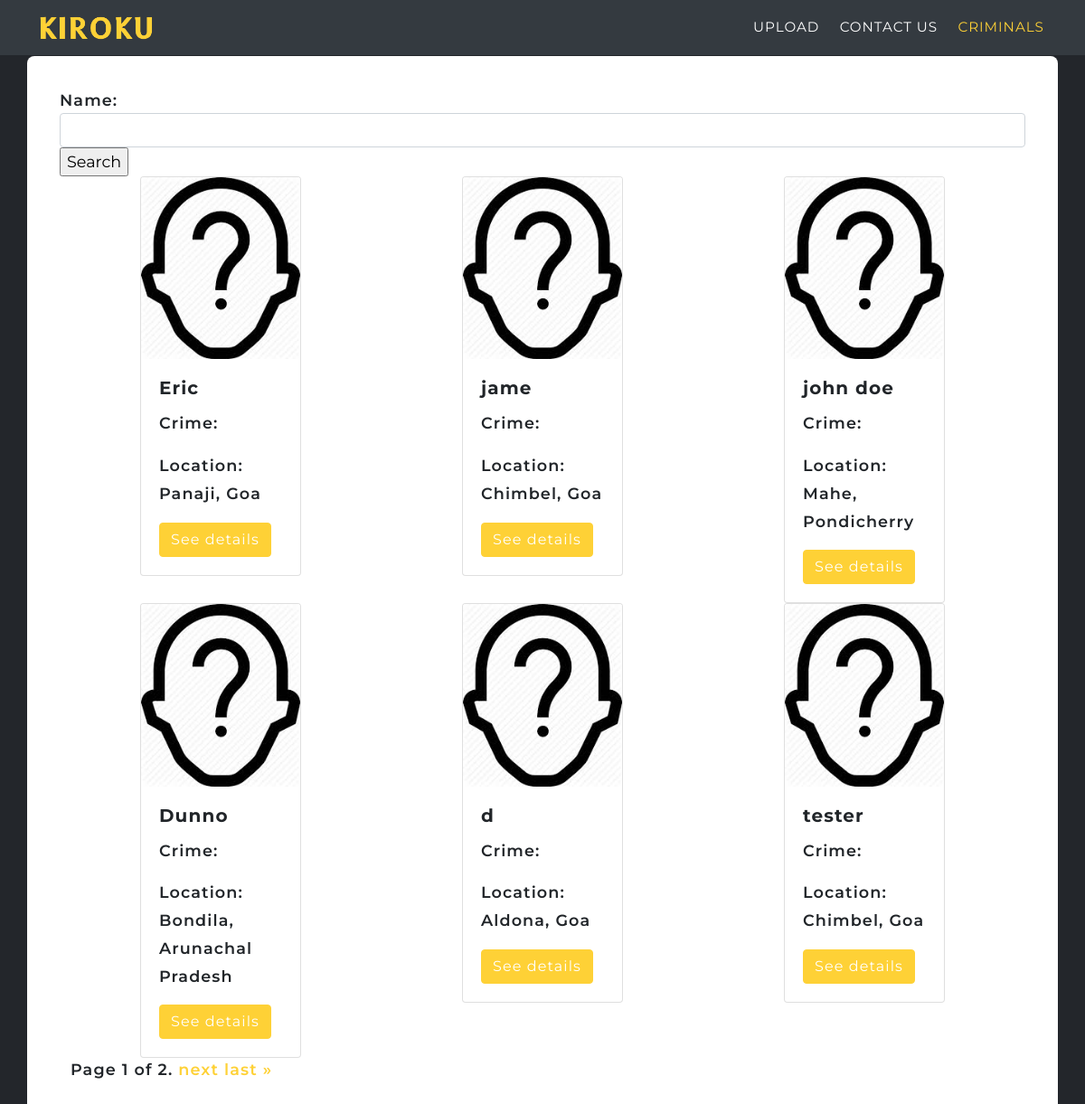
Screenshot of /criminals/ with the database file from the repository.
### criminals/models.py (models this page shows, shortened)
class Criminal(models.Model):
    criminal_id = models.AutoField(primary_key=True)
    name = models.CharField(max_length=30)
    age = models.IntegerField()
    physical_description = models.TextField(blank=True)
    date = models.DateField()
    state = models.ForeignKey('upload.States', on_delete=models.CASCADE, default=11)
    city = ChainedForeignKey(
        Cities,
        chained_field="state",
        chained_model_field="state",
        show_all=False,
        auto_choose=True,
        sort=True)
    crime_type = models.CharField(max_length=30)
    arresting_agency = models.CharField(max_length=30)
    photo = models.ImageField(blank=True, upload_to='criminals/', default='criminals/missing.jpeg')
    rating = models.FloatField(default=0)
    def location(self):
        return self.city.name + ', ' + self.state.name

### upload/models.py (models this page shows, shortened)
class Cities(models.Model):
    name = models.CharField(max_length=30)
    state = models.ForeignKey('States', on_delete=models.CASCADE)

class States(models.Model):
    name = models.CharField(max_length=30)

### criminals/views.py (the view)
# urls.py: path('', CriminalsView.as_view(), name='criminals'),
class CriminalsView(ListView):
    template_name = 'criminals/criminals.html'
    form_class = AdvancedSearch
    model = Criminal
    paginate_by = 6
    context_object_name = 'criminals'
    def get_queryset(self):
        name = self.kwargs.get('name', None)
        form = self.form_class(self.request.GET)
        if form.is_valid():
            return self.model.objects.filter(name__contains=form.cleaned_data['name'])
        return self.model.objects.all()
    def get_context_data(self, **kwargs):
        context = super(CriminalsView, self).get_context_data(**kwargs)
        context['advancedSearch'] = AdvancedSearch()
        return context

### criminals/forms.py
class AdvancedSearch(forms.Form):
    name = forms.CharField(max_length=30)
    location = forms.CharField(max_length=12, required=False)
    def __init__(self, *args, **kwargs):
        super(AdvancedSearch, self).__init__(*args, **kwargs)
        for visible in self.visible_fields():
            visible.field.widget.attrs['class'] = 'form-control'

### criminals/templates/criminals/criminals.html (shortened to what this page needs)
{% extends 'base_template.html' %}
{% block content %}
<div class="container emp-profile">
<form action="{% url 'criminals:search' %}", method="GET">
    Name:
    <input type="text" class="form-control" name="name" placeholder="{{request.GET.name}}">
    <input type="submit" value="Search">
</form>
{% if criminals %}
<div class="container">
  <div class="row">
    {% for criminal in criminals %}
    <div class="col-sm-4 p-0">
      <div class="card w-50 mx-auto">
        <img class="card-img-top" src="{{ criminal.photo.url }}" alt="Card image cap">
        <div class="card-body">
          <h5 class="card-title">{{ criminal.name }}</h5>
          <p class="card-text">Crime: {{ criminal.crime }} </p>
          <p class="card-text">Location: {{ criminal.location }} </p>
          <a href="{% url 'criminals:details' criminal.criminal_id %}" class="btn btn-primary">See details</a>
        </div>
      </div>
    </div>
    {% endfor %}
  </div>
    <div class="pagination">
      <span class="step-links">
          <span class="current">
              Page {{ page_obj.number }} of {{ page_obj.paginator.num_pages }}.
          </span>
          {% if page_obj.has_next %}
              <a href="?page={{ page_obj.next_page_number }}">next</a>
              <a href="?page={{ page_obj.paginator.num_pages }}">last &raquo;</a>
          {% endif %}
      </span>
    </div>
</div>
{% else %}
not found
{% endif %}
</div>
{% endblock %}

### templates/base_template.html (shortened to what this page needs)
<!DOCTYPE html>
<html lang="en">
<head>
  <link rel="stylesheet" type="text/css" href="{% static 'css/bootstrap.css' %}">
  <link rel="stylesheet" type="text/css" href="{% static 'css/styles.css' %}">
</head>
<body>
  <nav class="navbar navbar-expand-lg bg-dark navbar-dark fixed-top" id="mainNav">
    <div class="container">
      <a class="navbar-brand js-scroll-trigger" href="{% url 'home' %}"><img src="{% static 'images/kiroku.png' %}" alt=""></a>
      <div class="collapse navbar-collapse" id="navbarResponsive">
        <ul class="navbar-nav text-uppercase ml-auto">
          <li class="nav-item">
            <a class="nav-link  {% if request.resolver_match.url_name == 'upload'%} active {% endif %}"
              href=" {% url 'upload:upload' %} ">Upload</a>
          </li>
          <li class="nav-item">
            <a class="nav-link js-scroll-trigger {% if request.resolver_match.url_name == 'contact'%} active {% endif %}"
              href="{% url 'contactus:contact'%}">Contact Us</a>
          </li>
          <li class="nav-item">
            <a class="nav-link {% if request.resolver_match.url_name == 'criminals' %} active {% endif %}"
              href=" {% url 'criminals:criminals'%} ">Criminals</a>
          </li>
        </ul>
      </div>
    </div>
  </nav>
  {% block content %} {% endblock %}
</body>
</html>

### static/css/styles.css (style rules this page uses)
body { overflow-x: hidden; }
p { line-height: 1.75; }
#mainNav { background-color: #212529; }
#mainNav .navbar-brand { color: #fed136; font-family: "Montserrat", -apple-system, BlinkMacSystemFont, "Segoe UI", Roboto, "Helvetica Neue", Arial, sans-serif, "Apple Color Emoji", "Segoe UI Emoji", "Segoe UI Symbol", "Noto Color Emoji"; font-weight: 700; letter-spacing: 0.0625em; text-transform: uppercase; }
#mainNav .navbar-brand img { height: 1.5rem; }
#mainNav .navbar-nav .nav-item .nav-link { font-family: "Montserrat", -apple-system, BlinkMacSystemFont, "Segoe UI", Roboto, "Helvetica Neue", Arial, sans-serif, "Apple Color Emoji", "Segoe UI Emoji", "Segoe UI Symbol", "Noto Color Emoji"; font-size: 0.95rem; color: #fff; letter-spacing: 0.0625em; }
#mainNav .navbar-nav .nav-item .nav-link.active, #mainNav .navbar-nav .nav-item .nav-link:hover { color: #fed136; }
@media (min-width: 992px) { #mainNav { padding-top: 10px; padding-bottom: 10px; border: none; background-color: #343a40; transition: padding-top 0.3s ease-in-out, padding-bottom 0.3s ease-in-out; } }
@media (min-width: 992px) { #mainNav .navbar-brand { font-size: 1.5em; transition: font-size 0.3s ease-in-out; } }
@media (min-width: 992px) { #mainNav .navbar-brand img { height: 2rem; transition: height 0.3s ease-in-out; } }
@media (min-width: 992px) { #mainNav .navbar-nav .nav-item { margin-right: 1rem; } }
@media (min-width: 992px) { #mainNav .navbar-nav .nav-item:last-child { margin-right: 0; } }
.emp-profile { padding: 3%; margin-top: 3%; margin-bottom: 3%; border-radius: 0.5rem; background: #fff; font-family: "Montserrat", -apple-system, BlinkMacSystemFont, "Segoe UI", Roboto, "Helvetica Neue", Arial, sans-serif, "Apple Color Emoji", "Segoe UI Emoji", "Segoe UI Symbol", "Noto Color Emoji"; font-size: 1.1rem; letter-spacing: 0.0625em; font-weight: 550; }

### rows the page displays
Criminal: photo (picture), name "Eric", location "Panaji, Goa"
Criminal: photo (picture), name "jame", location "Chimbel, Goa"
Criminal: photo (picture), name "john doe", location "Mahe, Pondicherry"
Criminal: photo (picture), name "Dunno", location "Bondila, Arunachal Pradesh"
Criminal: photo (picture), name "d", location "Aldona, Goa"
Criminal: photo (picture), name "tester", location "Chimbel, Goa"

### other values shown
{{ page_obj.number }} "1"
{{ page_obj.paginator.num_pages }} "2"
